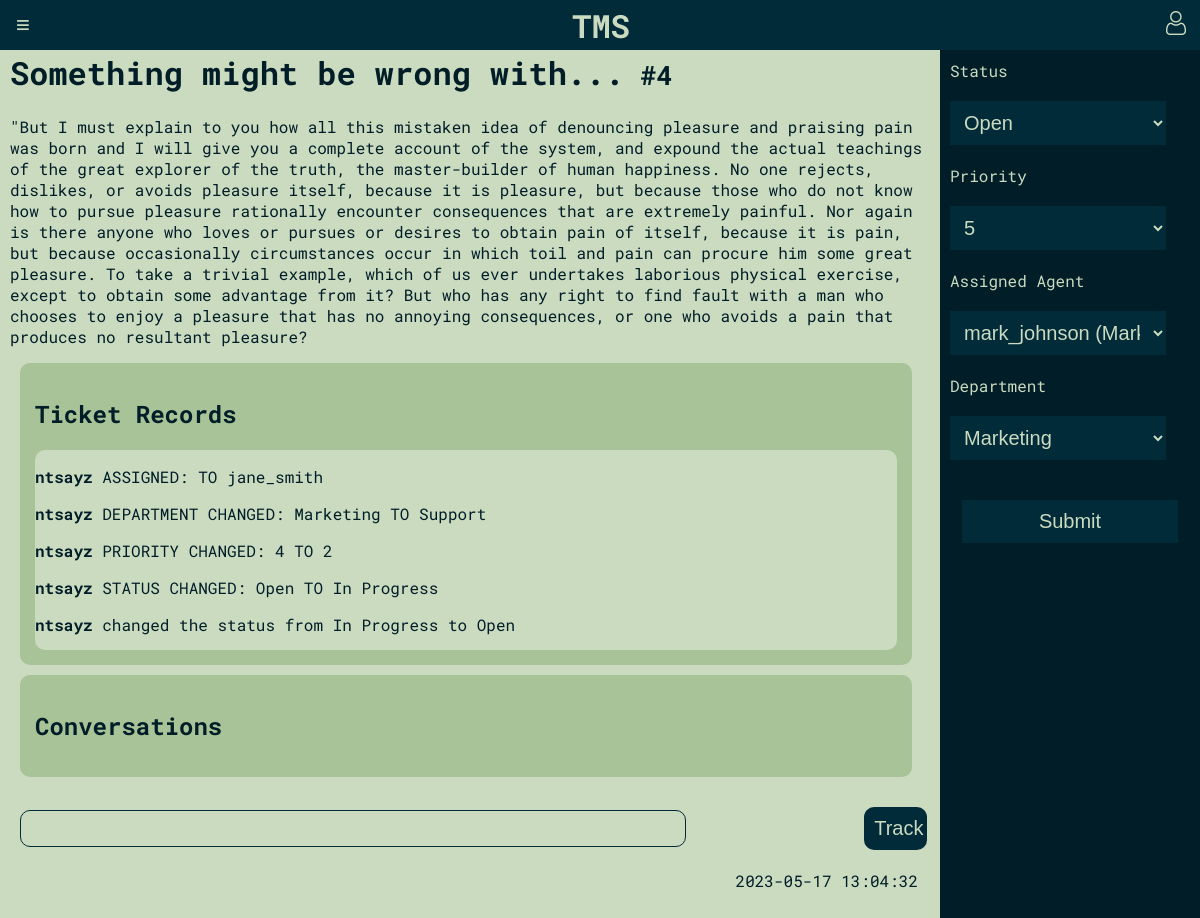
The app's page /pages/ticket.php?ticket_id=4 (signed in), older data.
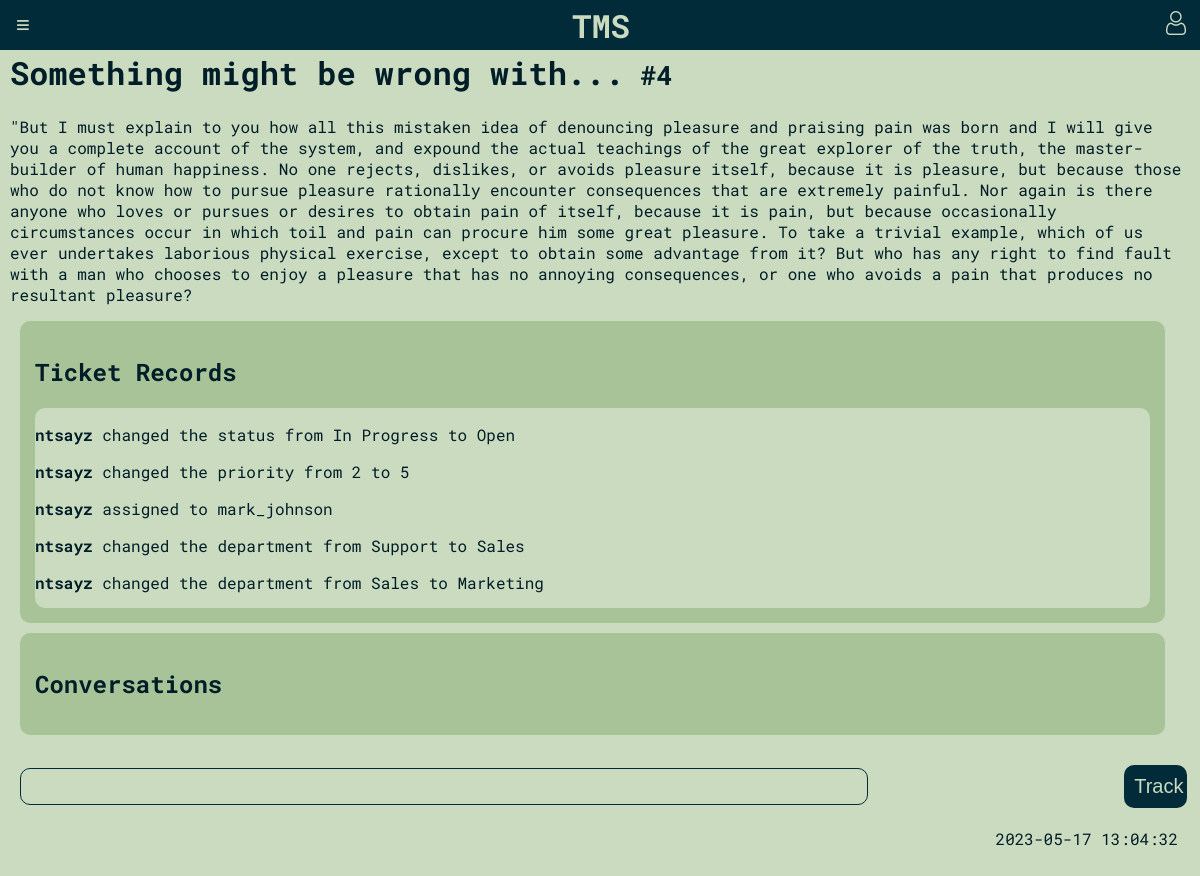
The same page, newer data.
### tables this page shows
CREATE TABLE tickets (
    id INTEGER PRIMARY KEY AUTOINCREMENT,
    title TEXT NOT NULL,
    description TEXT NOT NULL,
    priority INTEGER CHECK(priority BETWEEN 1 AND 5),
    status_id INTEGER REFERENCES status(id) ON DELETE CASCADE,
    created_by INTEGER NOT NULL REFERENCES users(id) ON DELETE CASCADE,
    assigned_to INTEGER REFERENCES users(id) ON DELETE CASCADE,
    created_at TIMESTAMP DEFAULT CURRENT_TIMESTAMP,
    department_id INTEGER REFERENCES departments(id) ON DELETE CASCADE
);

CREATE TABLE ticket_records (
    id INTEGER PRIMARY KEY AUTOINCREMENT,
    action TEXT NOT NULL,
    changed_at TIMESTAMP DEFAULT CURRENT_TIMESTAMP,
    ticket_id INTEGER REFERENCES tickets(id),
    author_id INTEGER REFERENCES users(id)
);

CREATE TABLE users (
    id INTEGER PRIMARY KEY AUTOINCREMENT,
    username TEXT,
    password CHAR(256) NOT NULL,
    full_name TEXT,
    email TEXT NOT NULL UNIQUE,
    user_type TEXT CHECK(user_type IN ('admin', 'agent', 'client'))
);

### pages/ticket.php (called while the page is built)
<?php
require_once(__DIR__.'/../initialization/init.php');
require_once(__DIR__.'/../database/tickets.php');
$ticket_id = $_GET['ticket_id'];
$ticket = get_ticket_by_id($ticket_id);
require_once(__DIR__.'/../templates/common/ticket_standalone.php');
?>

### database/tickets.php (called while the page is built, shortened)
<?php
function get_ticket_by_id($id){
    global $dbh;
    try {
        $stmt = $dbh->prepare('SELECT * FROM tickets WHERE id = ?');
        $stmt->execute(array($id));
        $ticket = $stmt->fetch(PDO::FETCH_ASSOC);
        return $ticket;
    } catch(PDOException $e) {
        return -1;
    }
}
function get_ticket_records($ticket_id){
    global $dbh;
    try {
        $stmt = $dbh->prepare('SELECT * FROM ticket_records WHERE ticket_id = ?');
        $stmt->execute(array($ticket_id));
        $ticket_records = $stmt->fetchAll(PDO::FETCH_ASSOC);
        return $ticket_records;
    } catch(PDOException $e) {
        return -1;
    }
}
function get_ticket_submissions_by_user($user_id){
    global $dbh;
    try {
        $stmt = $dbh->prepare('SELECT * FROM tickets WHERE created_by = ?');
        $stmt->execute(array($user_id));
        $tickets = $stmt->fetchAll(PDO::FETCH_ASSOC);
        return $tickets;
    } catch(PDOException $e) {
        return -1;
    }
}
?>

### database/user.php (called while the page is built, shortened)
<?php
  function get_username_by_id($id) {
    global $dbh;
    try {
        $stmt = $dbh->prepare('SELECT username FROM users WHERE id = ?');
        $stmt->execute(array($id));
        if($row = $stmt->fetch()) {
            return $row['username'];
        }
    }catch(PDOException $e) {
        return -1;
    }
  }
?>

### database/status.php (called while the page is built, shortened)
<?php
function get_statuses(){
    global $dbh;
    try {
        $stmt = $dbh->prepare('SELECT * FROM status');
        $stmt->execute();
        $statuses = $stmt->fetchAll(PDO::FETCH_ASSOC);
        return $statuses;
    } catch(PDOException $e) {
        return -1;
    }
}
?>

### database/departments.php (called while the page is built, shortened)
<?php
function get_departments(){
    global $dbh;
    try {
        $stmt = $dbh->prepare('SELECT * FROM departments');
        $stmt->execute();
        $departments = $stmt->fetchAll(PDO::FETCH_ASSOC);
        return $departments;
    } catch(PDOException $e) {
        return -1;
    }
}
function get_agent_departments(){
    global $dbh;
    try {
        $stmt = $dbh->prepare('SELECT * FROM agent_department');
        $stmt->execute();
        $departments = $stmt->fetchAll(PDO::FETCH_ASSOC);
        return $departments;
    } catch(PDOException $e) {
        return -1;
    }
}
?>

### templates/common/ticket_standalone.php (the view, shortened to what this page needs)
<?php
require_once(__DIR__.'/../../database/tickets.php');
require_once(__DIR__.'/../../database/user.php');
require_once(__DIR__.'/../../database/status.php');
require_once(__DIR__.'/../../database/departments.php');
?>
<!DOCTYPE html>
<html>
<head>
    <link rel="stylesheet" href="/css/ticket/style.css">
</head>
<?php require(__DIR__.'/../common/header.php'); ?>
<body>
<div class="wrapper">
    <main>
        <div class="">
            <div id="overlay-<?php echo $ticket['id'] ?>" class="">
                <div class="">
                    <h1>
                        <?php echo htmlentities($ticket['title']) ?><small> #<?php echo htmlentities($ticket['id']) ?></small>
                    </h1>
                    <p><?php echo htmlentities($ticket['description']) ?></p>
                    <div class="ticket-records">
                        <h2>Ticket Records</h2>
                        <div class="ticket-records-messages">
                            <?php
                            $ticket_records = get_ticket_records($ticket['id']);
                            foreach ($ticket_records as $record) {
                                echo "<p> <strong>" . htmlentities(get_username_by_id($record['author_id'])) . "</strong> " .
                                    htmlentities($record['action']) . "</p>";
                            }
                            ?>
                        </div>
                    </div>
                    <div class="ticket-conversations">
                        <h2>Conversations</h2>
                    </div>
                    <div class="ticket-overlay-buttons">
                        <input class="ticket-input">
                        <div class="ticket-buttons">
                        <?php
                        $tracked = false;
                        ?>
                        <div>
                            <button class="ticket-blue-button track-button" style="<?php echo $tracked ? 'display: none;' : '' ?>" data-ticket-id="<?php echo $ticket['id'] ?>"
                                data-user-id="<?php echo $_SESSION['id'] ?>">Track</button>
                        </div>
                        </div>
                    </div>
                    <div class="overlay-info">
                        <p><?php echo htmlentities($ticket['created_at']) ?></p>
                    </div>
                </div>
            </div>
        </div>
    </main>
    <?php
        $tickets_submitted = get_ticket_submissions_by_user($_SESSION['id']);
        $submitted = false;
        if (is_array($tickets_submitted) || is_object($tickets_submitted)) {
            foreach ($tickets_submitted as $tickets_submitted) {
                if ($tickets_submitted['created_by'] == $_SESSION['id']) {
                    $submitted = true;
                    break;
                }
            }
        }
        ?>
    <?php
    if($submitted || $_SESSION['user_type'] === 'admin' || $_SESSION['user_type'] === 'agent' ) { ?>
    <aside class="ticket-form">
        <form action="../../actions/action_submit_ticket_change.php" method="post" required>
            <div>
                <label for="status">Status</label><br>
                <select id="status" name="status" required>
                    <?php
                    $statuses = get_statuses();
                    foreach ($statuses as $status) {
                        $selected = ($status['id'] == $ticket['status_id']) ? 'selected' : '';
                        echo "<option value='{$status['id']}' $selected>{$status['name']}</option>";
                    }
                    ?>
                </select>
            </div>
            <div>
                <label for="priority">Priority</label><br>
                <select id="priority" name="priority" required>
                    <?php for ($i = 1; $i <= 5; $i++) {
                        $selected = ($i == $ticket['priority']) ? 'selected' : '';
                        echo "<option value='$i' $selected>$i</option>";
                    }
                    ?>
                </select>
            </div>
            <div>
                <label for="assignee">Assigned Agent</label><br>
                <select id="assignee" name="assignee" required>
                    <?php
                    $agents = get_agent_departments();
                    foreach ($agents as $agent) {
                        $selected = ($agent['agent_id'] == $ticket['assigned_to']) ? 'selected' : '';
                        $username = get_username_by_id($agent['agent_id']);
                        $dep_name = get_department_by_id($agent['department_id']);
                        echo "<option value='{$agent['agent_id']}' $selected>{$username} ({$dep_name})</option>";
                    }
                    ?>
                </select>
            </div>
            <div>
                <label for="department">Department</label><br>
                <select id="department" name="department">
                    <?php
                    $departments = get_departments();
                    foreach ($departments as $department) {
                        $selected = ($department['id'] == $ticket['department_id']) ? 'selected' : '';
                        echo "<option value='{$department['id']}' $selected>{$department['name']}</option>";
                    }
                    ?>
                </select>
            </div>
            <div>
                <input type="submit" value="Submit" class="ticket-blue-button">
            </div>
        </form>
    </aside>
    <?php } ?>
</div>
</body>
</html>

### templates/common/header.php
<header>
    <button id="sidebar-toggle-button">≡</button>
    <a href="/pages/home_page.php"><h1 id="title">TMS</h1></a>
    <div class="user">
        <a href="/pages/profile.php">
            <img id="profile-icon" src="/images/user.png" alt="Profile Icon">
        </a>
    </div>
</header>

### css/ticket/style.css (style rules this page uses)
:root { --main-blue: #022B3A; --main-blue-darker: #011D27; --tea-green: #CADBC0; --tea-green-light: #A8C397; --pink-bittersweet: #F97068; --pink-melon: #FCB4B1; }
body { background: var(--tea-green); color: var(--main-blue-darker); font-family: 'Roboto Mono', monospace; margin: 0; padding: 0; margin-top: 20px; }
.wrapper { display: flex; height: 100vh; }
main { flex: 1; padding: 10px; overflow-y: auto; }
.ticket-records, .ticket-conversations { border-radius: 10px; background-color: var(--tea-green-light); width: 97%; margin: 10px; padding: 15px; box-sizing: border-box; }
.ticket-records-messages, .ticket-conversations-messages { border-radius: 10px; background-color: var(--tea-green); overflow-y: auto; box-sizing: border-box; max-height: 200px; }
.ticket-overlay-buttons { display: flex; justify-content: space-between; align-items: center; }
.ticket-overlay-buttons button { border-radius: 10px; }
.overlay-info { display: flex; justify-content: flex-end; flex-wrap: wrap; margin-top: auto; margin-right: 2px; }
.overlay-info p { margin: 0; margin-right: 10px; margin-left: 10px; }
.ticket-blue-button { background: var(--main-blue); border: 0; color: var(--tea-green); padding: 10px; padding-right: 10px; font-size: 20px; width: 90%; margin: 20px auto; display: block; box-sizing: border-box; cursor: pointer; }
.ticket-overlay-buttons { margin-top: auto; margin-left: auto; margin-right: auto; display: flex; justify-content: flex-end; flex-wrap: wrap; }
.ticket-input { margin-right: auto; width: 70%; margin-left: 10px; padding: 10px; background-color: var(--tea-green); color: var(--main-blue); border: 1px solid var(--main-blue); border-radius: 10px; }
.ticket-buttons { display: flex; gap: 10px; }
a:link,a:visited , a:hover, a:active { text-decoration: none; color:var(--main-blue-darker); }
#title { color:var(--tea-green) !important; }
header { position: fixed; top: 0; left: 0; width: 100%; height: 50px; background-color: #022B3A; color: white; display: flex; align-items: center; justify-content: space-between; padding: 0 10px; box-sizing: border-box; z-index: 2; }
#sidebar-toggle-button { display: block; font-size: 1.5em; background-color: transparent; border: none; color: var(--tea-green); cursor: pointer; }
main { width: 100%; }
.ticket-form { margin-top:30px; justify-content:center; }
select { background:var(--main-blue); border:0; color:var(--tea-green); padding:10px; font-size:20px; width: 90%; margin:20px auto; }

### templates/common/ticket_standalone.php (style rules this page uses)
.wrapper { display: flex; height: 100vh; }
main { flex: 1; padding: 10px; overflow-y: auto; }
aside { background-color: var(--main-blue-darker); color: var(--tea-green); width: 20%; padding: 10px; }

Row changes from the older to the newer data that the page shows:
removed ticket_records: author.username "ntsayz", action "ASSIGNED: TO jane_smith"
removed ticket_records: author.username "ntsayz", action "DEPARTMENT CHANGED: Marketing TO Support"
removed ticket_records: author.username "ntsayz", action "PRIORITY CHANGED: 4 TO 2"
removed ticket_records: author.username "ntsayz", action "STATUS CHANGED: Open TO In Progress"
now on this page (row unchanged): ticket_records: author.username "ntsayz", action "changed the priority from 2 to 5"
now on this page (row unchanged): ticket_records: author.username "ntsayz", action "assigned to mark_johnson"
now on this page (row unchanged): ticket_records: author.username "ntsayz", action "changed the department from Support to Sales"
now on this page (row unchanged): ticket_records: author.username "ntsayz", action "changed the department from Sales to Marketing"
Text that changed along with them:
form field status: "Open" → (not shown)
form field priority: "5" → (not shown)
form field assignee: "mark_johnson (Marketing)" → (not shown)
form field department: "Marketing" → (not shown)
form field value: "Submit" → (not shown)
text no longer shown: "Status Priority Assigned Agent Department"
